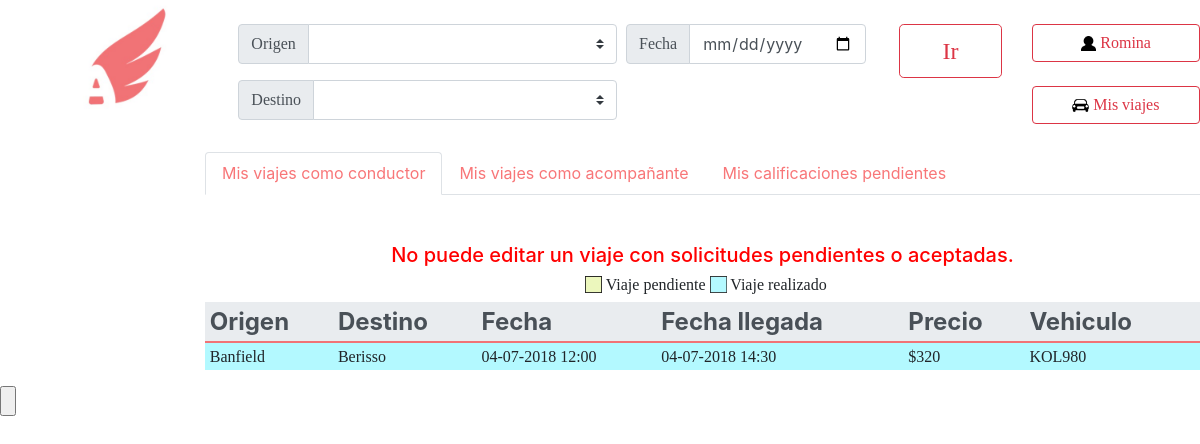
The app's page /MisViajes.php?inhabilitado=true (signed in) with its own data.
### tables this page shows
CREATE TABLE IF NOT EXISTS `viajes` (
  `IDviaje` int(11) NOT NULL AUTO_INCREMENT,
  `fecha` date NOT NULL,
  `hora` time NOT NULL,
  `IDvehiculo` int(50) NOT NULL,
  `IDconductor` int(50) NOT NULL,
  `llegada` datetime NOT NULL,
  `IDOrigen` int(11) NOT NULL,
  `IDDestino` int(11) NOT NULL,
  `Precio` double NOT NULL,
  `asientos_disponibles` int(5) NOT NULL,
  PRIMARY KEY (`IDviaje`)
);

CREATE TABLE IF NOT EXISTS `ciudades` (
  `nombre` varchar(100) NOT NULL,
  `IDCiudad` int(11) NOT NULL AUTO_INCREMENT,
  PRIMARY KEY (`IDCiudad`)
);

CREATE TABLE IF NOT EXISTS `vehiculos` (
  `Marca` varchar(100) NOT NULL,
  `Modelo` varchar(100) NOT NULL,
  `Patente` varchar(10) NOT NULL,
  `Asientos` int(20) NOT NULL,
  `IDvehiculo` int(100) NOT NULL AUTO_INCREMENT,
  `IDuser` int(11) NOT NULL,
  PRIMARY KEY (`IDvehiculo`)
);

### MisViajes.php (the view, shortened to what this page needs)
<html lang="en">
  <head>
    <link rel="stylesheet" href="css/bootstrap.min.css">
  </head>
  <body>
            <?php
            $link=conectarABase();
            $id=$_SESSION['id'];
            $resultado = mysqli_query($link, "SELECT * FROM viajes where IDconductor=$id ORDER BY fecha desc");
            $hoy = new DateTime('today');
  	?>
        <header>
            <nav>
		 <ul>
                    <div class="row" position="fixed">
                        <div class="col-2">
                                <a href="PaginaPrincipal.php">
                                <img href="PaginaPrincipal.php" src="Logo.jpg" alt="Imagen no disponible"  class="rounded mx-auto d-block" height="120x120">
                                </a>
                        </div>
                        <div class="col-8">
                            <div class="row" position="fixed">
                                <div class="col-10">
                                    <br>
                                    <form action="PaginaPrincipal.php" method="POST" accept-charset="utf-8">
                                      <div class="input-group">
                                        <div style="width:60%" class="input-group input-group-prepend mb-3">
                                            <div class="input-group-prepend">
                                                <span  class="input-group-text" id="basic-addon1"><font size="3" face="Univers-Light-Normal">Origen</font></span>
                                            </div>
                                            <select style="height: 40px" class="custom-select" placeholder='vehiculo' name='IDOrigen' id="inputGroupSelect01">
                                                    <option value="" selected></option>
                                                    <?php $citys=mysqli_query($link,"SELECT * FROM ciudades ORDER BY nombre");while($fila3 = $citys->fetch_array(MYSQL_NUM)){?>
                                                    <option value="<?php echo $fila3[1]?>"><?php echo $fila3[0] ?></option>
                                                    <?php }?>
                                            </select>
                                        </div>
                                        <div style="width:38%;margin-left:10px" class="input-group input-group-prepend mb-3">
                                            <div class="input-group-prepend">
                                                <span  class="input-group-text" id="basic-addon1"><font size="3" face="Univers-Light-Normal">Fecha</font></span>
                                            </div>
                                          <input  type="date" face="Univers-Light-Normal" name="fecha" class="form-control" aria-label="La Plata" aria-describedby="basic-addon1">
                                        </div>
                                      </div>
                                      <div style="width:60%" class="input-group input-group-prepend mb-3">
                                          <div class="input-group-prepend">
                                              <span class="input-group-text" id="basic-addon1"><font size="3" face="Univers-Light-Normal">Destino</font></span>
                                          </div>
                                            <select style="height: 40px" class="custom-select" placeholder='vehiculo' name='IDDestino' id="inputGroupSelect02">
                                                    <option value="" selected></option>
                                                    <?php $citys=mysqli_query($link,"SELECT * FROM ciudades ORDER BY nombre");while($fila3 = $citys->fetch_array(MYSQL_NUM)){?>
                                                    <option value="<?php echo $fila3[1]?>"><?php echo $fila3[0] ?></option>
                                                    <?php }?>
                                            </select>
                                          </div>
                                </div>
                                <div class="col-2">
                                    <br>
                                    <button type="submit" name="apreto_ir" href="" class="btn btn-outline-danger btn-lg btn-block btn-lg"><font size="5" face="Univers-Light-Normal">Ir</font></button><br>
                                </div>
                            </div>
                        </div>
                        <div class="col-2">
                            <br>
                            <a href="MiCuenta.php" class="btn btn-outline-danger btn-block"><img src="Imagenes/Usuario.png" height="15x15"><font size="3" face="Univers-Light-Normal">     <?php echo $_SESSION['nombre']; ?></font></a><br>
                            <a href="MisViajes.php" class="btn btn-outline-danger btn-block"><img src="Imagenes/MisViajes.png" height="17x17"><font size="3" face="Univers-Light-Normal">     Mis viajes</font></a>
                        </div>
                    </div>
                 </ul>
            </nav>
        </header>
		<div class="row" position="fixed">
			<div class="col-2">
			</div>
			<div class="col-10">
				<nav>
				  <div class="nav nav-tabs" id="nav-tab" role="tablist">
				    <a class="nav-item nav-link active" id="nav-home-tab" data-toggle="tab" href="#nav-home" role="tab" aria-controls="nav-home" aria-selected="true"><font color="#f87678">Mis viajes como conductor</font></a>
				    <a class="nav-item nav-link" id="nav-profile-tab" data-toggle="tab" href="#nav-vehiculo" role="tab" aria-controls="nav-profile" aria-selected="false"><font color="#f87678">Mis viajes como acompañante</font></a>
                                    <a class="nav-link" id="contact-tab" data-toggle="tab" href="#contact" role="tab" aria-controls="contact" aria-selected="false"><font color="#f87678">Mis calificaciones pendientes</font></a>
				  </div>
				</nav>
				<div class="tab-content" id="nav-tabContent">
				 <div class="tab-pane fade show active" id="nav-home" role="tabpanel" aria-labelledby="nav-home-tab">
                                            <br>
                                            <?php if (!empty($_GET['veliminado'])) {
                                            ?><h5 align="center" style="color: green">¡Viaje eliminado con éxito!</h5><?php
                                            } if (!empty($_GET['exito'])) {
                                            ?><h5 align="center" style="color: green">Se ha eliminado su solicitud.</h5><?php
                                            }if (!empty($_GET['inhabilitado'])) {
                                            ?><br><h5 align="center" style="color: red">No puede editar un viaje con solicitudes pendientes o aceptadas.</h5>
                                            <?php }if (!empty($_GET['calificado'])) {
                                            ?><br><h5 align="center" style="color: green">¡Usuario calificado con éxito!</h5>
                                            <?php
                                            }?>
                                            <h5 style="margin-left:380px"><img src="Imagenes/Amarillo.jpg" height="17x17"><font size="3" face="Georgia">     Viaje pendiente   </font><img src="Imagenes/Celeste.jpg" height="17x17"><font size="3" face="Georgia">     Viaje realizado</font></h5>
                                            <table class="table table-sm table-borderless">
                                                 <thead class='thead-light'>
                                                 <tr style='border-bottom: 2px solid #f17376'>
                                                   <th scope="color"><font size='5'>Origen</font></th>
                                                   <th scope="col"><font size='5'>Destino</font></th>
                                                   <th scope="col"><font size='5'>Fecha</font></th>
                                                   <th scope="col"><font size='5'>Fecha llegada</font></th>
                                                   <th scope="col"><font size='5'>Precio</font></th>
                                                   <th scope="col"><font size='5'>Vehiculo</font></th>
                                                   <th scope='col'></th>
                                                 </tr>
                                               </thead>
                                               <tbody>
                                                 <?php while($row = $resultado->fetch_array(MYSQLI_NUM)) {
                                                     $origen1 = mysqli_query($link, "SELECT * FROM ciudades where IDCiudad=$row[6]");
                                                     $destino1 = mysqli_query($link, "SELECT * FROM ciudades where IDCiudad=$row[7]");
                                                     $origen1 = $origen1->fetch_array(MYSQLI_NUM);
                                                     $destino1 = $destino1->fetch_array(MYSQLI_NUM);
                                                     $vehiculoSelec= mysqli_query($link, "SELECT Patente,asientos FROM vehiculos where IDvehiculo=$row[3]");
                                                     $vehiculoSelec = $vehiculoSelec ->fetch_array(MYSQLI_NUM);
                                                     $valor = $row[8]*$vehiculoSelec[1];
                                                     $valor = round($valor,2);
                                                     ?>
                                                   <tr style='margin-top: 30px;background-color:<?php $createDate = new DateTime("$row[1] . $row[2]");if($hoy>$createDate){echo "b3f9ff";}else{echo "ecf7bd";}?> '>
                                                   <td><font face='georgia'><?php echo $origen1[0]; ?></font></td>
                                                   <td><font face='georgia'><?php echo $destino1[0]; ?></font></td>
                                                   <td><font face='georgia'><?php echo $createDate ->format('d-m-Y H:i');?></font></td>
                                                   <td><font face='georgia'><?php $createDate2 = new DateTime($row[5]);echo $createDate2->format('d-m-Y H:i'); ?></font></td>
                                                   <td><font face='georgia'><?php echo '$' . $valor; ?></font></td>
                                                   <td><font face='georgia'><?php echo $vehiculoSelec[0]; ?></font></td>
                                                   <td><?php if($hoy<$createDate){?><a href='<?php echo "verSolicitudes.php?id=$row[0]"; ?>'>Ver solicitudes</a><span> | </span>
                                                       <a href='<?php echo "editarViaje.php?id=$row[0]"; ?>'>Editar</a><span> | </span>
                                                       <a onclick="return confirm('Si posee acompañantes confirmados, entonces se le decrementara un punto de calificación ¿Estás seguro?');" href='<?php echo "eliminarViaje.php?id=$row[0]"; ?>'>Eliminar</a></td> <?php }?>
                                                    <?php
                                                    }?>
                                                    </tr>
                                               </tbody>
                                             </table>
                                  </div>
                                </div>
                       </div>
                </div>
  </body>
        	<input type="submit" value="" />
    </html>

### records on screen
viajes: ciudades.nombre "Banfield", ciudades.nombre "Berisso", fecha+hora "04-07-2018 12:00", llegada "04-07-2018 14:30", Precio.Asientos "320", IDvehiculo.Patente "KOL980"

### other values on screen
$_SESSION['nombre'] "Romina"
